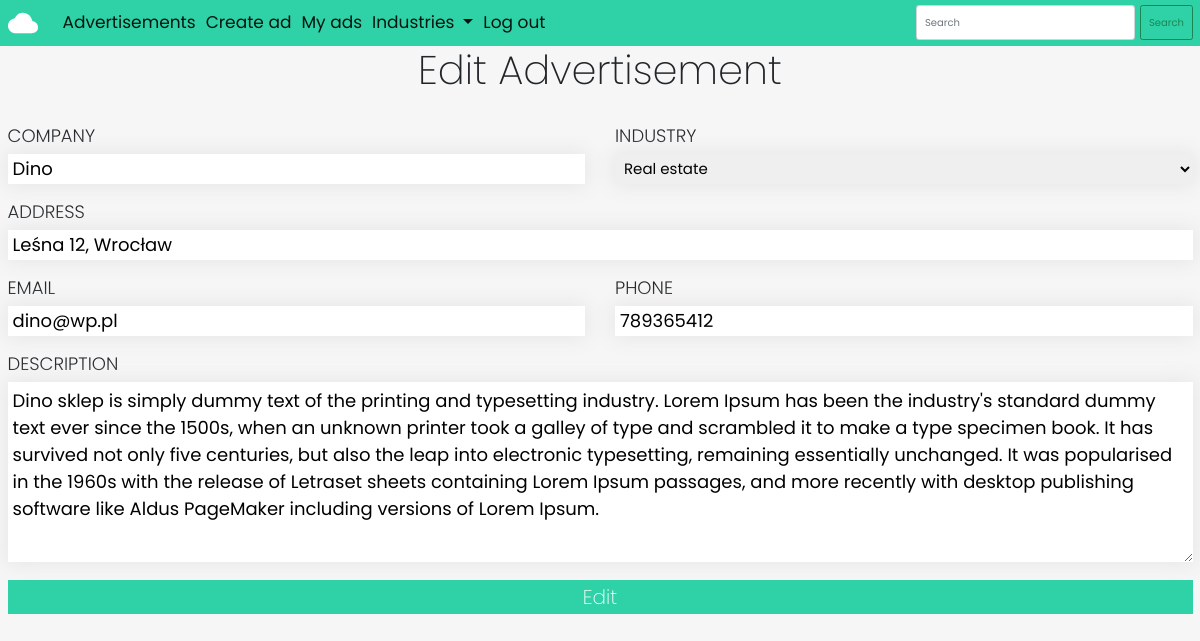
Page /my/2 (signed in) on the earlier database version.
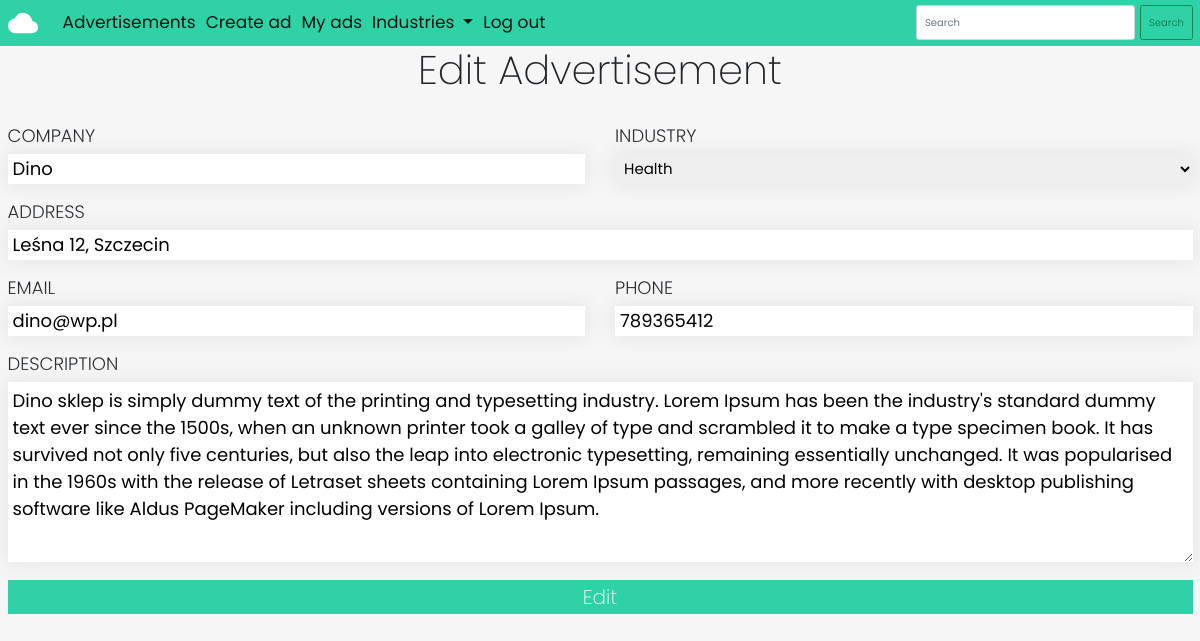
Same page on the later database version.
### ads/models.py (models this page shows, shortened)
class Advertisement(models.Model):
    company = models.CharField(max_length=300)
    address = models.CharField(max_length=400)
    email = models.EmailField(max_length=254)
    phone = models.CharField(max_length=14)
    desc = models.TextField()
    industries = [
        ('','Choose industry'),
        ('re', 'Real estate'),
        ('ht', 'Health'),
        ('at', 'Automotive'),
        ('ft', 'Fitness'),
    ]
    industry = models.CharField(max_length=2, choices=industries, default='')
    user = models.ForeignKey(User, on_delete=models.CASCADE)
    likes = models.ManyToManyField(User, blank=True, related_name='likes')

### ads/views.py (the view, shortened to what this page needs)
# urls.py: path('my/<int:adId>', views.edit, name='edit'),
@login_required
def edit(request, adId):
    ad = get_object_or_404(Advertisement, pk=adId, user=request.user)
    if request.method == 'GET':
        form = AdForm(instance=ad)
        return render(request, 'edit.html', {'form': form, 'ad': ad})

### ads/forms.py
class AdForm(forms.ModelForm):
    class Meta:
        model = Advertisement
        exclude = ('user',)

### ads/templates/edit.html (shortened to what this page needs)
{% extends 'base.html' %}
{% block content %}
<div class="row">
    <h2 class="form-title">Edit Advertisement</h2>
    <form class="create-form" action="{% url 'edit' ad.id %}" method="POST">
        <div class="form-line">
            <div class="form-element">
                <label for="id_company">Company</label>
                <input type="text" name="company" maxlength="300" required="" id="id_company" value="{{ad.company}}">
            </div>
            <div class="form-element">
                <label for="id_industry">industry</label>
                <select name="industry" required="" id="id_industry">
                    {% for id, industry in ad.industries %}
                    {% if not id %}
                    <option value="{{id}}" disabled>{{industry}}</option>
                    {% elif id == ad.industry %}
                    <option value="{{id}}" selected>{{industry}}</option>
                    {% else %}
                    <option value="{{id}}">{{industry}}</option>
                    {% endif %}
                    {% endfor %}
                </select>
            </div>
        </div>
        <div class="form-line">
            <div class="form-element long">
                <label for="id_address">Address</label>
                <input type="text" name="address" maxlength="400" required="" id="id_address" value="{{ad.address}}">
            </div>
        </div>
        <div class="form-line">
            <div class="form-element">
                <label for="id_email">Email</label>
                <input type="email" name="email" maxlength="254" required="" id="id_email" value="{{ad.email}}">
            </div>
            <div class="form-element">
                <label for="id_phone">Phone</label>
                <input type="text" name="phone" maxlength="14" required="" id="id_phone" value="{{ad.phone}}">
            </div>
        </div>
        <label for="id_desc">Description</label>
        <textarea name="desc" cols="40" rows="10" required="" id="id_desc">{{ad.desc}}</textarea>
        <button class="btn-full" type="submit">Edit</button>
    </form>
</div>
{% endblock content %}

Differences in the rows shown:
changed Advertisement "Dino": industry "Real estate" → "Health"; address "Leśna 12, Wrocław" → "Leśna 12, Szczecin"
